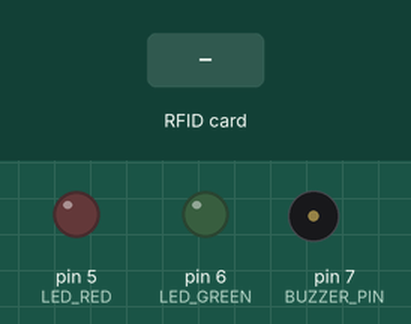
Bench run of a sketch on a simulated Arduino Uno, built with avr-gcc and run on an emulated ATmega328P. Shown: output pins drawn as LEDs (lit = HIGH), buzzer (waves = sounding). The inputs (shaded band) are chosen by the test bench. Pins used as bus, display or sensor lines are not drawn; what the sketch prints to the serial monitor is not drawn.

Above: at 1.2 s.
1.3 s: RFID card 4B 8A 1F 23 held to the reader
At 1.4 s:
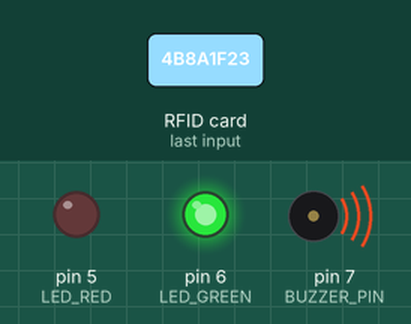
3.1 s: RFID card 5E 7A 19 C4 held to the reader
At 3.31 s:
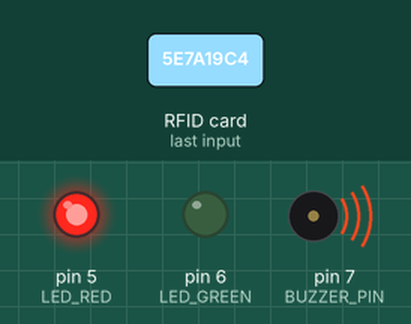
Timing chart, 0 to 6.1 s (numbered marks = the images above; inputs shaded):
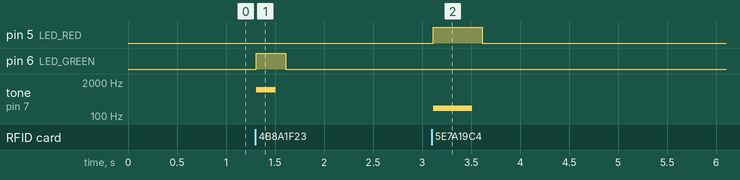

The sketch:

arduino_upload.ino
```cpp
#include <SPI.h>
#include <MFRC522.h>

#define SS_PIN 10   // SDA/SS pin of RC522
#define RST_PIN 9   // RST pin of RC522

#define BUZZER_PIN 7
#define LED_GREEN 6
#define LED_RED 5

MFRC522 mfrc522(SS_PIN, RST_PIN); // Create MFRC522 instance

void setup() {
  Serial.begin(9600);
  SPI.begin();
  mfrc522.PCD_Init();

  pinMode(BUZZER_PIN, OUTPUT);
  pinMode(LED_GREEN, OUTPUT);
  pinMode(LED_RED, OUTPUT);

  digitalWrite(BUZZER_PIN, LOW);
  digitalWrite(LED_GREEN, LOW);
  digitalWrite(LED_RED, LOW);

  Serial.println("\nRFID Reader ready. Tap a card...");
}

void loop() {
  // Look for new cards
  if (!mfrc522.PICC_IsNewCardPresent()) return;
  if (!mfrc522.PICC_ReadCardSerial()) return;

  // Print UID
  Serial.print("Card UID: ");
  String uid = "";
  for (byte i = 0; i < mfrc522.uid.size; i++) {
    Serial.print(mfrc522.uid.uidByte[i] < 0x10 ? " 0" : " ");
    Serial.print(mfrc522.uid.uidByte[i], HEX);
    uid += String(mfrc522.uid.uidByte[i], HEX);
  }
  Serial.println();

  // Simple feedback logic
  if (uid == "4b8a1f23") { // Example card UID, replace with your own
    successFeedback();
  } else {
    failFeedback();
  }

  delay(1000); // Small delay to avoid rapid retrigger
}

void successFeedback() {
  Serial.println("Payment Successful ✅");
  digitalWrite(LED_GREEN, HIGH);
  tone(BUZZER_PIN, 1000, 200);
  delay(300);
  digitalWrite(LED_GREEN, LOW);
}

void failFeedback() {
  Serial.println("Payment Failed ❌");
  digitalWrite(LED_RED, HIGH);
  tone(BUZZER_PIN, 200, 400);
  delay(500);
  digitalWrite(LED_RED, LOW);
}
```

Measured:
- after the input at 1.3 s, pin 6 (LED_GREEN): LOW → HIGH at once, → LOW 0.30 s later; tone on pin 7 (BUZZER_PIN): silent → 1000 Hz at once, → silent 0.20 s later
- after the input at 3.1 s, pin 5 (LED_RED): LOW → HIGH at once, → LOW 0.50 s later; tone on pin 7 (BUZZER_PIN): silent → 200 Hz at once, → silent 0.40 s later
